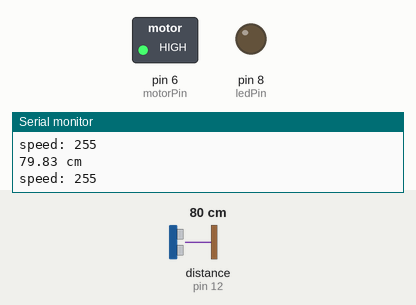
A sketch run on a simulated Arduino Uno, built with avr-gcc and run on an emulated ATmega328P. On the bench: switched loads named in the sketch (green lamp = pin HIGH), output pins drawn as LEDs (lit = HIGH), the last lines printed to the serial monitor. Wiring (inferred from the names in the program): ultrasonic range finder: trigger pin 11; echo pin 12. The inputs (shaded band) are chosen by the test bench; at power-on: distance to the obstacle (sensor on pin 12) 80 cm. The echo pulse lasts 58.3 µs per cm; pins used as bus, display or sensor lines are not drawn.

Above: at 1.3 s.
1.4 s: distance to the obstacle (sensor on pin 12) set to 55 cm
2.9 s: distance to the obstacle (sensor on pin 12) set to 45 cm
At 3.4 s:
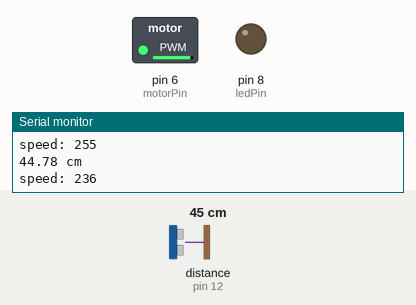
4.5 s: distance to the obstacle (sensor on pin 12) set to 2 cm
At 4.9 s:
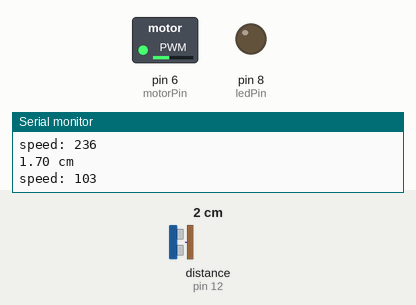
6.0 s: distance to the obstacle (sensor on pin 12) set to 18 cm
At 7.4 s:
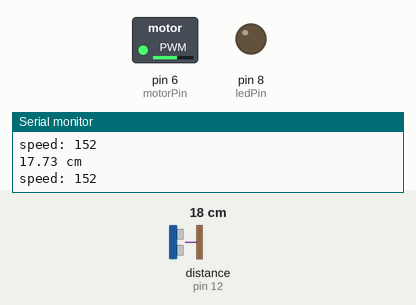
Timing chart, 0 to 8.5 s (numbered marks = the images above; inputs shaded):
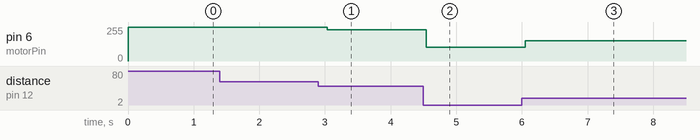

Measured:
- after the input at 2.9 s, pin 6 (motorPin): 255/255 → 236/255 after 0.14 s
- after the input at 4.5 s, pin 6 (motorPin): 236/255 → 103/255 at once
- after the input at 6.0 s, pin 6 (motorPin): 103/255 → 152/255 after 0.05 s

The sketch:

distance-sensor-motor.ino
```cpp
/* *********************************
 *  Distance Sensor Controlled Motor
 *  Motor and sensor code altered from
 *  - https://learn.sparkfun.com/tutorials/sik-experiment-guide-for-arduino---v33/experiment-12-driving-a-motor
 *  - https://learn.sparkfun.com/tutorials/sparkfun-inventors-kit-experiment-guide---v40/circuit-3b-distance-sensor
 *
 *  Control a motor with an ultrasonic distance sensor
 *
 *  Components needed:
 *  1 - Arduino Uno R3 + USB A-to-B Cable
 *  1 - Breadboard
 *  10 - Jumper Wires
 *  1 - DC Motor
 *  2 - 330Ω Resistor
 *  1 - LED (any color)
 *  1 - NPN transistor
 *  1 - Diode 1N4148
 *  1 - HC-SR04 ultrasonic distance sensor
 *  1 - computer to connect the Arduino to with the Arduino IDE software installed (https://www.arduino.cc/en/software)
 *
 *  Wiring Diagram:
 *  https://github.com/ammonshepherd/arduino-tuts/tree/master/distance-sensor-motor
 *
 *  Author: Ammon Shepherd
 *  Date: 13 April 2021
********************************* */

const int motorPin = 6;
const int trigPin = 11;
const int echoPin = 12;
const int ledPin = 8;

float distance = 0;


void setup() {
  Serial.begin(9600);

  pinMode(motorPin, OUTPUT);

  pinMode(trigPin, OUTPUT);
  pinMode(echoPin, INPUT);

  pinMode(ledPin, OUTPUT);
}

void loop() {
  int speed;

  distance = getDistance();

  Serial.print(distance);
  // Serial.println(" in"); // Uncomment for inches
  Serial.println(" cm"); // Uncomment for centimeters

  //speed = map(distance, 0, 15, 0, 255); // Uncomment for inches
  speed = map(distance, 0, 50, 100, 255); // Uncomment for centimeters
  speed = constrain(speed, 100, 255);

  Serial.print("speed: ");
  Serial.println(speed);

  analogWrite(motorPin, speed);

  delay(500);
}


float getDistance() {
  float echoTime;
  float calculatedDistance;

  // Make sure transmission pin is turned off first
  digitalWrite(trigPin, LOW);
  delayMicroseconds(2);

  //send out 10ms ultrasonic pulse
  digitalWrite(trigPin, HIGH);
  delayMicroseconds(10);
  digitalWrite(trigPin, LOW);

  echoTime = pulseIn(echoPin, HIGH);

  //half the bounce time multiplied by the speed of sound
  //calculatedDistance = echoTime / 148.0; // Uncomment for inches
  calculatedDistance = echoTime / 58.2; // Uncomment for centimeters

  return calculatedDistance;
}
```
